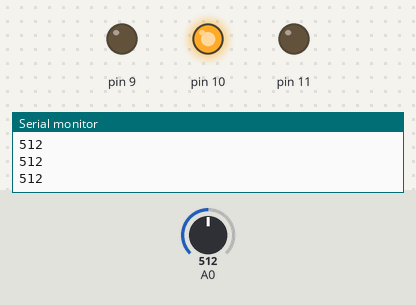
The sketch below on a simulated Arduino Uno, built with avr-gcc and run on an emulated ATmega328P. Shown: output pins drawn as LEDs (lit = HIGH), the last lines printed to the serial monitor. The test bench sets the inputs (shaded band); at power-on: A0 = 512.

Above: at 1.2 s.
1.3 s: A0 set to 450
2.8 s: A0 set to 426
At 3.7 s:
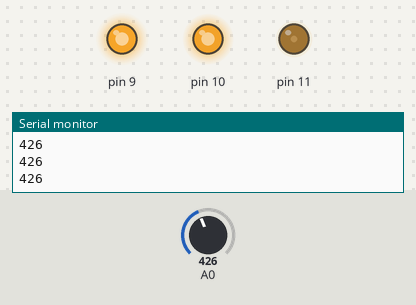
4.3 s: A0 set to 449
At 4.8 s:
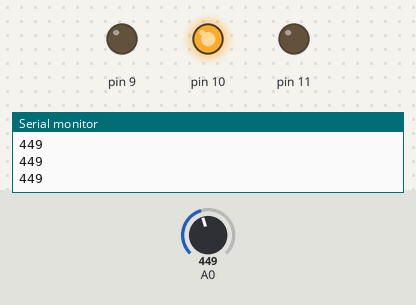
5.8 s: A0 set to 575
7.3 s: A0 set to 595
At 8.2 s:
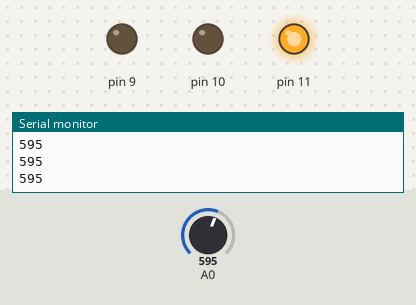
8.8 s: A0 set to 511
At 9.5 s:
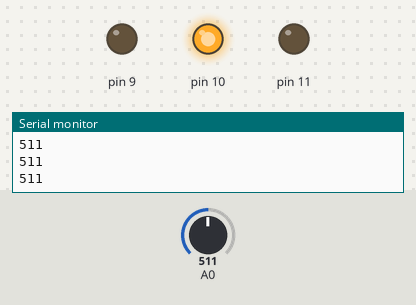
Timing chart, 0 to 11.3 s (numbered marks = the images above; inputs shaded):
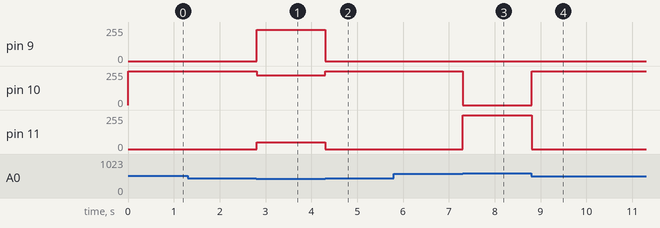

Measured:
- the behaviour switches between 439 and 438 on A0 (found by bisection; images 0 and 1)
- the behaviour switches between 584 and 585 on A0 (found by bisection; images 2 and 3)
- after the input at 2.8 s, pin 9: 0/255 → 235/255 at once; pin 10: 255/255 → 225/255 at once; pin 11: 0/255 → 52/255 at once
- after the input at 4.3 s, pin 9: 235/255 → 0/255 at once; pin 10: 225/255 → 255/255 at once; pin 11: 52/255 → 0/255 at once
- after the input at 7.3 s, pin 10: 255/255 → 0/255 at once; pin 11: 0/255 → 255/255 at once
- after the input at 8.8 s, pin 10: 0/255 → 255/255 at once; pin 11: 255/255 → 0/255 at once

The sketch:

3.7-Analog_Input_Control.ino
```cpp
int LIGHT=0;
void setup() {
    pinMode(11, OUTPUT);
    pinMode(10, OUTPUT);
    pinMode(9, OUTPUT);

    Serial.begin(9600);
}

void loop() {
      LIGHT = analogRead(0);
    Serial.println(LIGHT);

    if(LIGHT<147){
    analogWrite(9, 255);
    analogWrite(10, 0);
    analogWrite(11,0);

    }

    else if(LIGHT<292&&292>146)
    {
    analogWrite(9, 255);
    analogWrite(10, 121);
    analogWrite(11, 0);
    }

    else if(LIGHT<439&&439>292)
    {
    analogWrite(9, 235);
    analogWrite(10, 225);
    analogWrite(11, 52);
    }
    else if(LIGHT<585&&585>439)
    {
    analogWrite(9, 0);
    analogWrite(10, 255);
    analogWrite(11, 0);
    }

    else if(LIGHT<731&&731>585)
    {
    analogWrite(9, 0);
    analogWrite(10, 0);
    analogWrite(11, 255);
    }

    else if(LIGHT<877&&877>731)
    {
    analogWrite(9, 133);
    analogWrite(10, 0);
    analogWrite(11, 250);
    }

    else if(LIGHT<1023&&1023>877)
    {
    analogWrite(9, 221);
    analogWrite(10, 3);
    analogWrite(11, 252);
    }

}
```
